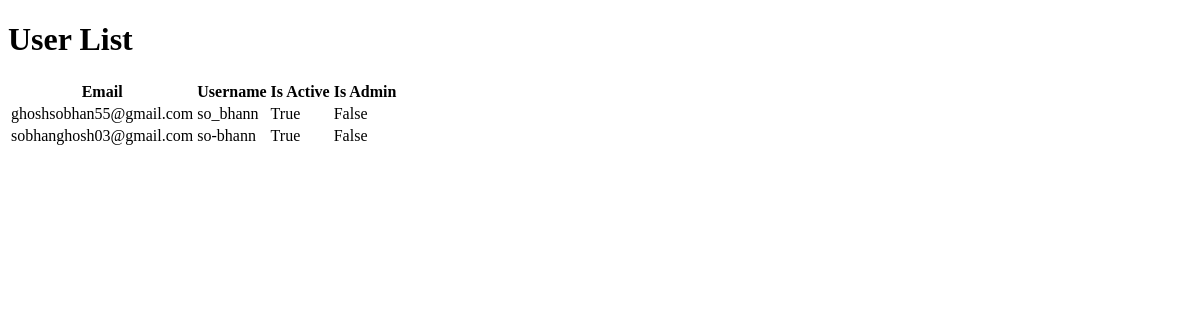
/accounts/users/, run on an earlier commit of the app's database.
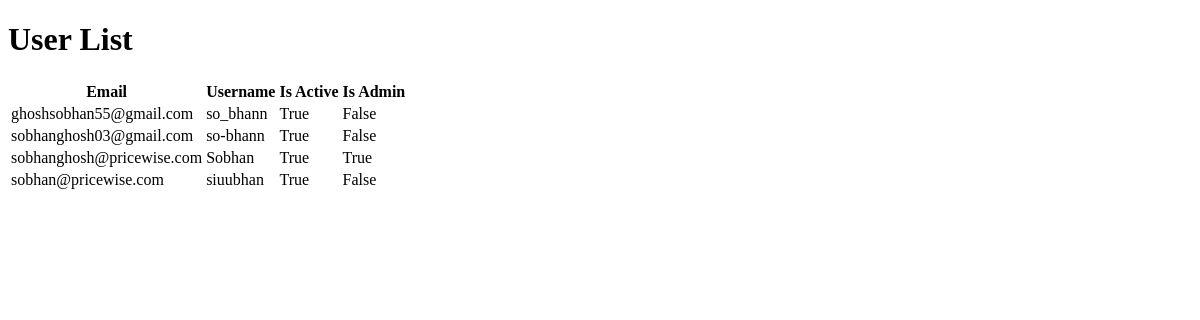
And on a later commit of the database.
### authentication/models.py (models this page shows, shortened)
class User(AbstractBaseUser):
    email = models.EmailField(verbose_name='email address', max_length=255, unique=True)
    username = models.CharField(max_length=30, unique=True)
    is_active = models.BooleanField(default=True)
    is_admin = models.BooleanField(default=False)
    objects = UserManager()
    USERNAME_FIELD = 'email'
    REQUIRED_FIELDS = ['username']

### authentication/views.py (the view)
# urls.py: path('users/', user_list_view, name='user_list'),
def user_list_view(request):
    users = User.objects.all()
    return render(request, 'authentication/user_list.html', {'users': users})

### templates/authentication/user_list.html (shortened to what this page needs)
<!DOCTYPE html>
<html lang="en">
<head>
</head>
<body>
    <h1>User List</h1>
    <table>
        <thead>
            <tr>
                <th>Email</th>
                <th>Username</th>
                <th>Is Active</th>
                <th>Is Admin</th>
            </tr>
        </thead>
        <tbody>
            {% for user in users %}
            <tr>
                <td>{{ user.email }}</td>
                <td>{{ user.username }}</td>
                <td>{{ user.is_active }}</td>
                <td>{{ user.is_admin }}</td>
            </tr>
            {% endfor %}
        </tbody>
    </table>
</body>
</html>

What changed in the data, as far as the page shows it:
added User: email "sobhanghosh@pricewise.com", username "Sobhan", is_active "True", is_admin "True"
added User: email "sobhan@pricewise.com", username "siuubhan", is_active "True", is_admin "False"
